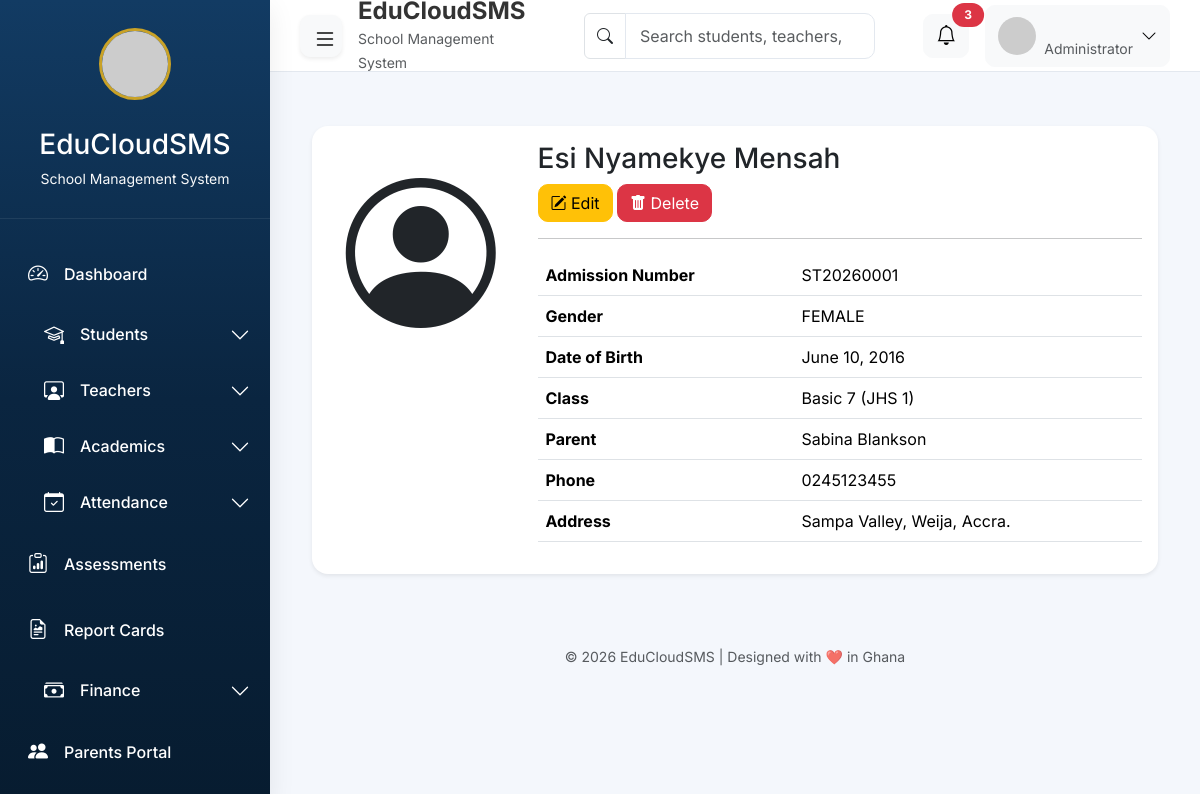
The app's page /students/1/ with its own data.
### students/models.py (models this page shows, shortened)
class Student(models.Model):
    class Gender(models.TextChoices):
        MALE = "MALE", "Male"
        FEMALE = "FEMALE", "Female"
    class Status(models.TextChoices):
        ACTIVE = "ACTIVE", "Active"
        GRADUATED = "GRADUATED", "Graduated"
        TRANSFERRED = "TRANSFERRED", "Transferred"
        WITHDRAWN = "WITHDRAWN", "Withdrawn"
    admission_number = models.CharField(
        max_length=20,
        unique=True,
        blank=True
    )
    first_name = models.CharField(
        max_length=50
    )
    last_name = models.CharField(
        max_length=50
    )
    gender = models.CharField(
        max_length=10,
        choices=Gender.choices
    )
    date_of_birth = models.DateField()
    parent_name = models.CharField(
        max_length=100
    )
    parent_phone = models.CharField(
        max_length=15
    )
    address = models.TextField()
    photo = models.ImageField(
        upload_to="student_photos/",
        blank=True,
        null=True
    )
    status = models.CharField(
        max_length=20,
        choices=Status.choices,
        default=Status.ACTIVE
    )
    class_room = models.ForeignKey(
        ClassRoom,
        on_delete=models.SET_NULL,
        null=True,
        blank=True,
        related_name="students"
    )
    date_registered = models.DateField(
        auto_now_add=True
    )

### classes/models.py (models this page shows)
class ClassRoom(models.Model):
    name = models.CharField(
        max_length=50,
        unique=True
    )
    class_teacher = models.OneToOneField(
        Teacher,
        on_delete=models.SET_NULL,
        null=True,
        blank=True
    )
    academic_year = models.CharField(
        max_length=20
    )
    def __str__(self):
        return self.name

### students/views.py (the view)
# urls.py: path("<int:pk>/", views.student_detail, name="student_detail"),
def student_detail(request, pk):
    student = get_object_or_404(
        Student,
        pk=pk
    )
    return render(
        request,
        "students/student_detail.html",
        {
            "student": student
        }
    )

### core/context_processors.py (called while the page is built)
def school_info(request):
    school = School.objects.first()
    return {
        "school": school
    }

def global_statistics(request):
    return {
        "total_students": Student.objects.count(),
        "total_teachers": Teacher.objects.count(),
        "total_classes": ClassRoom.objects.count(),
        "total_subjects": Subject.objects.count(),
    }

### students/templates/students/student_detail.html (shortened to what this page needs)
{% extends "base.html" %}
{% block content %}
<div class="card shadow-sm">
    <div class="card-body">
        <div class="row">
            <div class="col-md-3 text-center">
                {% if student.photo %}
                    <img src="{{ student.photo.url }}"
                         class="img-fluid rounded-circle">
                {% else %}
                    <i class="bi bi-person-circle"
                       style="font-size:150px;"></i>
                {% endif %}
            </div>
            <div class="col-md-9">
                <h3>
                    {{ student.first_name }}
                    {{ student.last_name }}
                </h3>
                <div class="mb-3">
                    <a href="{% url 'student_update' student.id %}"
                    class="btn btn-warning">
                        <i class="bi bi-pencil-square"></i>
                        Edit
                    </a>
                    <a href="{% url 'student_delete' student.id %}"
                    class="btn btn-danger">
                        <i class="bi bi-trash-fill"></i>
                        Delete
                    </a>
                </div>
                <hr>
                <table class="table">
                    <tr>
                        <th>Admission Number</th>
                        <td>{{ student.admission_number }}</td>
                    </tr>
                    <tr>
                        <th>Gender</th>
                        <td>{{ student.gender }}</td>
                    </tr>
                    <tr>
                        <th>Date of Birth</th>
                        <td>{{ student.date_of_birth }}</td>
                    </tr>
                    <tr>
                        <th>Class</th>
                        <td>{{ student.class_room }}</td>
                    </tr>
                    <tr>
                        <th>Parent</th>
                        <td>{{ student.parent_name }}</td>
                    </tr>
                    <tr>
                        <th>Phone</th>
                        <td>{{ student.parent_phone }}</td>
                    </tr>
                    <tr>
                        <th>Address</th>
                        <td>{{ student.address }}</td>
                    </tr>
                </table>
            </div>
        </div>
    </div>
</div>
{% endblock %}

### templates/includes/styles.html (style rules this page uses)
:root { --primary:#0A2540; --primary-dark:#071C30; --primary-light:#123B63; --gold:#C9A227; --success:#198754; --warning:#FFC107; --danger:#DC3545; --info:#0DCAF0; --bg:#F4F7FC; --white:#FFFFFF; --border:#E3E8EF; --sidebar-width:270px; --sidebar-collapse:80px; --topbar-height:72px; --shadow:0 8px 25px rgba(0,0,0,.08); --radius:16px; --transition:.3s ease; }
* { margin:0; padding:0; box-sizing:border-box; }
html { scroll-behavior:smooth; }
body { background:var(--bg); font-family:'Inter',sans-serif; color:#333; overflow-x:hidden; }
.card { border:none; border-radius:var(--radius); box-shadow:var(--shadow); }
.btn { border-radius:10px; }
.table { background:#fff; }
.table td { vertical-align:middle; }

### records on screen
Student: first_name "Esi Nyamekye", last_name "Mensah", admission_number "ST20260001", gender "FEMALE", date_of_birth "June 10, 2016", class_room "Basic 7 (JHS 1)", parent_name "Sabina Blankson", parent_phone "0245123455", address "Sampa Valley, Weija, Accra."

### other values on screen
{{ school.school_name|default:"EduCloudSMS" }} "EduCloudSMS"
